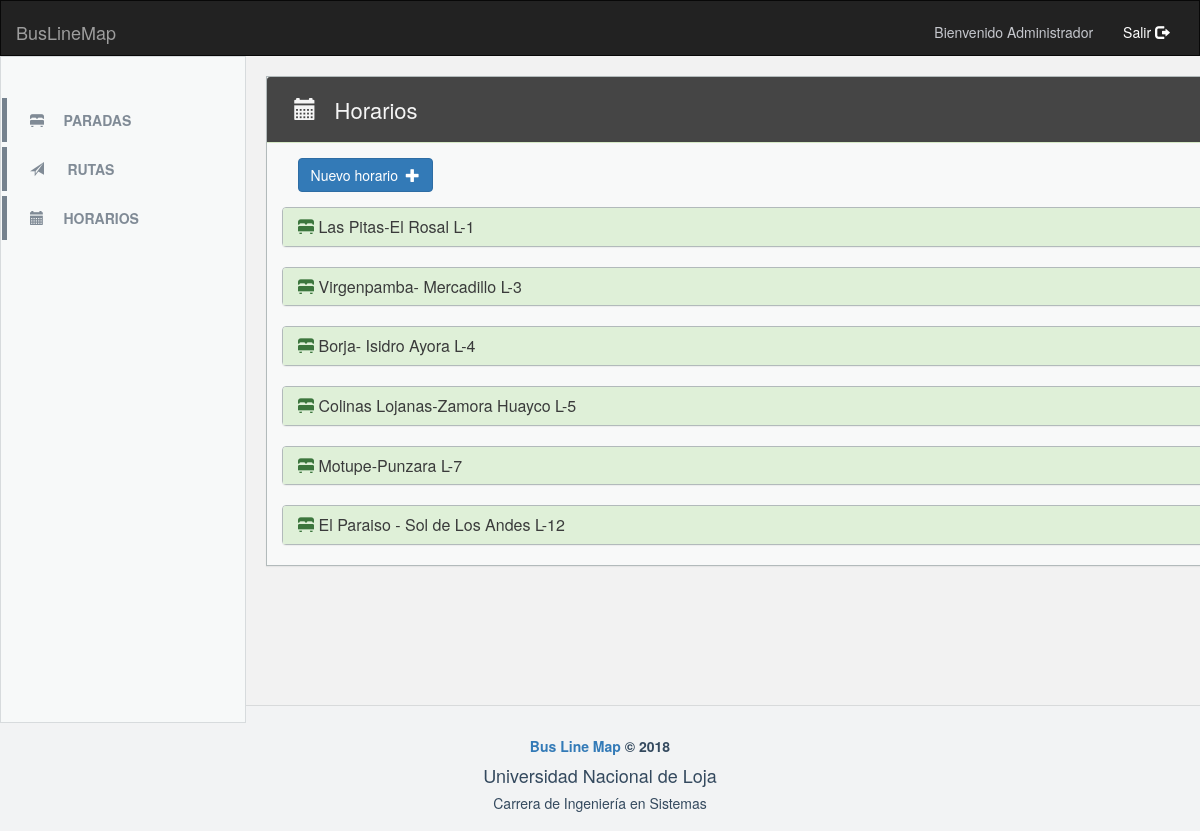
Page /administrador/verHorarios.php (signed in) on the committed database.
### tables this page shows
CREATE TABLE `rutas` (
  `id_ruta` int(11) NOT NULL,
  `nombreRuta` varchar(300) DEFAULT NULL,
  `incioRuta` varchar(245) DEFAULT NULL,
  `finRuta` varchar(245) DEFAULT NULL,
  `primerTurno` varchar(45) DEFAULT NULL,
  `ultimoTurno` varchar(45) DEFAULT NULL,
  `recorrido` varchar(1000) DEFAULT NULL,
  `id_lineasdeBuses` int(11) NOT NULL
);

CREATE TABLE `lineasdebuses` (
  `id_lineadeBuses` int(11) NOT NULL,
  `nombreLineaBus` varchar(400) NOT NULL,
  `denotacion` varchar(445) DEFAULT NULL,
  `descripcion` varchar(45) DEFAULT NULL,
  `numeroConsultas` int(100) NOT NULL
);

### administrador/verHorarios.php (the view, shortened to what this page needs)
<?php
$path = $_SERVER['DOCUMENT_ROOT'];
?>
<html>
    <head>
        <link rel="stylesheet" href="boostrap/css/bootstrap.min.css">
        <link rel="stylesheet" href="boostrap/css/stilos.css">
        <link rel="stylesheet" href="boostrap/css/bootstrap-responsive.min.css">
    </head>
    <body>
        <nav class="navbar navbar-inverse">
            <div class="container-fluid">
                <div class="navbar-header">
                    <a class="navbar-brand" href="home.php">BusLineMap</a>
                </div>
                <div class="collapse navbar-collapse" id="bs-example-navbar-collapse-1">
                    <nav class="nav navbar-nav navbar-right">
                        <p style="color: #C5C7CD;" class="navbar-text">Bienvenido Administrador</p>
                        <p style="color: white;" class="navbar-text">Salir  <a href="php/logout.php"><span style="color: white;" class="glyphicon glyphicon-log-out" aria-hidden="true"></span></a></p>
                    </nav>
                </div>
            </div>
        </nav>
        <nav class="mostrar" id="bs">
            <ul class="menu">
                <li ><b><a id="Paradas" href= "home.php"style="cursor: pointer;" ><span class="glyphicon glyphicon-bed"></span>&nbsp;&nbsp;&nbsp;&nbsp;&nbsp;Paradas </a></b></li>
                <li><b><a  href="verRutas.php" style="cursor: pointer;" id="rutas"> <span class="glyphicon glyphicon glyphicon-send"></span> &nbsp;&nbsp;&nbsp;&nbsp;&nbsp;Rutas</a></b></li>
                <li><b><a href="verhorarios.php"><span class="glyphicon glyphicon-calendar"></span>&nbsp;&nbsp;&nbsp;&nbsp;&nbsp;horarios </a></b></li>
            </ul>
        </nav>
        <div class="seccionRecargar" id="seccionRecargar" name="seccionRecargar">
            <div class="panel panel-success" style="background-color: #f8f9f9;">
    <div class="panel-heading" style=" background-color:  #454545 ; color: #f5f5f5;">
                    <h4 class="headingParadas">&nbsp;&nbsp;<span class="glyphicon glyphicon-calendar"></span>&nbsp;&nbsp;&nbsp;Horarios</h4>
                </div>
                <div class="panel-body">
                    &nbsp;&nbsp;&nbsp;&nbsp;<button type="button" class="btn btn-primary" data-toggle="modal" data-target="#myModal"
                                                    onclick="nuevoHorario()">Nuevo horario&nbsp;&nbsp;<span class="glyphicon glyphicon-plus"></span></button>
                </div>
                <div class="container-fluid">
                    <?php
                    require_once '' . $path . '/blimp/administrador/php/database/databaseConnect.php';
                    $resultado = mysqli_query($con, "SELECT rutas.id_ruta,rutas.nombreRuta,rutas.recorrido,rutas.id_lineasdeBuses,rutas.id_ruta,lineasdebuses.denotacion FROM rutas,lineasdebuses WHERE rutas.id_lineasdeBuses = lineasdebuses.id_lineadeBuses");
                    while ($inforRutas = $resultado->fetch_array()) {
                        $id = $inforRutas['id_ruta'];
                        $nomRuta = $inforRutas['nombreRuta'];
                        $nombreLinea = $inforRutas['denotacion'];
                        echo"<div class='panel-group' id='accordion'>";
                        echo"<div class='panel panel-success'>";
                        echo"<div class='panel-heading'>";
                        echo" <h4 class='panel-title'>";
                        echo"<span class='glyphicon glyphicon-bed' aria-hidden='true' ></span>";
                        echo " <a data-toggle='collapse' data-parent='#accordion' href='#$id'data-role='button'style='text-decoration:none;color: #3a3b3b; '>$nomRuta $nombreLinea</a></h4>";
                        echo "</div>";
                        echo" </div>";
                        echo"</div>";
                    }
                    ?>
                </div>
            </div>
        </div>
        <br>
    </body>
    <?php include'' . $path . '/blimp/administrador/php/footer.php'; ?>

### administrador/boostrap/css/stilos.css (style rules this page uses)
body { background-color: #F2F2F2; margin: 0 auto 0px; border-radius: 1px; color: #5d6d7e ; }
.navbar-inverse { position: relative; border-radius: 0px; color:#F5E9DC; z-index: 29; padding-top: .4em; height: 4em; -webkit-box-shadow: 7px 1px 2px -4px rgba(107,107,107,1); -moz-box-shadow: 7px 1px 2px -4px rgba(107,107,107,1); box-shadow: 7px 1px 2px -4px rgba(107,107,107,1); }
.panel-success { background-color: #f8f9f9; border-color: #B2BABB ; border-radius: 0px; }
.headingParadas { font-size: 22; }
.menu { position: absolute; display: inline-block; list-style: none; line-height: 44px; padding-left: 1px; padding-top: 2.9em; margin: -19px auto ; width: 17.4em; margin-left: 1px; height: 80%; background-color: #f7f9f9 ; z-index: 30; outline: 1px solid #d7dbdd ; }
.menu a { display: block; color: #808b96 ; text-decoration:none; text-transform: uppercase; --webkit-transition: all .2s; -o-transition: all .2s; transition: all .2s; width: 100%; }
.menu li { box-shadow: 5px 0 rgba( 86, 101, 115,.8)inset; margin-bottom: 5px; padding-left: 2em; --webkit-transition: all .2s; -o-transition: all .2s; transition: all .2s; }
.seccionRecargar { position: relative; background-color: #F2F2F2; width: 80%; margin-left:19em; }

### rows in the picture
rutas: nombreRuta "Las Pitas-El Rosal", id_lineasdeBuses.denotacion "L-1"
rutas: nombreRuta "Virgenpamba- Mercadillo", id_lineasdeBuses.denotacion "L-3"
rutas: nombreRuta "Borja- Isidro Ayora", id_lineasdeBuses.denotacion "L-4"
rutas: nombreRuta "Colinas Lojanas-Zamora Huayco", id_lineasdeBuses.denotacion "L-5"
rutas: nombreRuta "Motupe-Punzara", id_lineasdeBuses.denotacion "L-7"
rutas: nombreRuta "El Paraiso - Sol de Los Andes", id_lineasdeBuses.denotacion "L-12"
